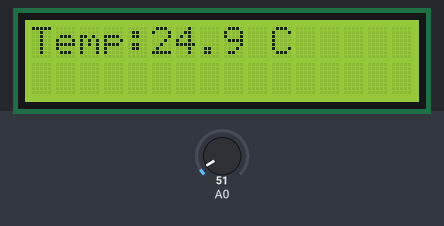
Bench run of a sketch on a simulated Arduino Uno, built with avr-gcc and run on an emulated ATmega328P. On the bench: 16×2 character LCD. The inputs (shaded band) are chosen by the test bench; at power-on: A0 = 51.

Above: at 3.1 s.
3.2 s: A0 set to 61
At 5.9 s:
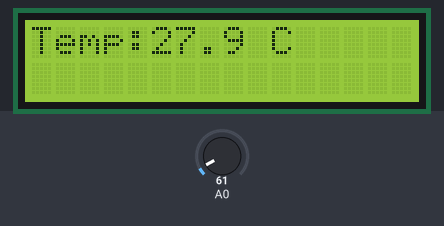
6.2 s: A0 set to 71
At 8.0 s:
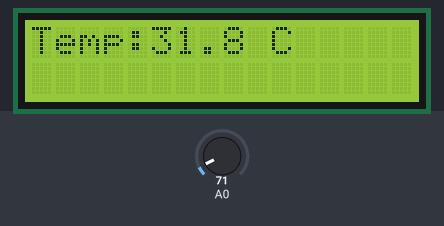
9.0 s: A0 set to 86
At 11.2 s:
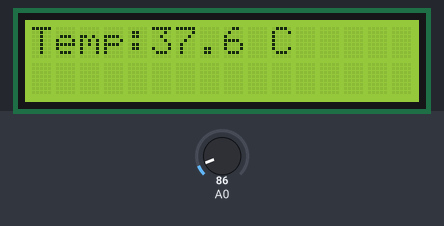
Timing chart, 0 to 12.7 s (numbered marks = the images above; inputs shaded):
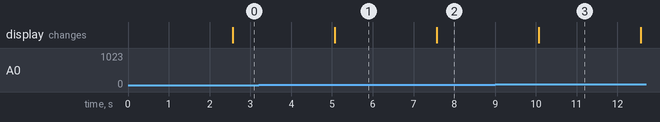

Measured:
- after the input at 3.2 s, the display: changes after 1.9 s (image 1)
- after the input at 6.2 s, the display: changes after 1.4 s (image 2)
- after the input at 9.0 s, the display: changes after 1.1 s (image 3)

The sketch:

TemperaturaLCD.ino
```cpp
#include <LiquidCrystal.h> // Importa la librería para controlar pantallas LCD

// Configura los pines de la pantalla: (RS, Enable, D4, D5, D6, D7)
LiquidCrystal lcd(7, 6, 5, 4, 3, 2);

int SENSOR;          // Variable para almacenar el valor crudo del ADC (0 a 1023)
float TEMPERATURA;   // Variable para el cálculo de la temperatura actual
float SUMA;          // Variable acumuladora para sacar el promedio

void setup() {
  lcd.begin(16, 2);  // Inicializa la pantalla (16 columnas y 2 filas)
}

void loop() {
  SUMA = 0;          // Reiniciamos el acumulador en cada ciclo

  // Ciclo para tomar 5 muestras y suavizar la lectura
  for (int i = 0; i < 5; i++) {
    SENSOR = analogRead(A0); // Lee el voltaje en el pin analógico A0

    // Convierte el valor digital (0-1023) a grados Celsius
    // 5000.0 es el voltaje de referencia en mV (5V)
    // Se divide por 10 porque el sensor LM35 entrega 10mV por cada grado
    TEMPERATURA = ((SENSOR * 5000.0) / 1023) / 10;

    SUMA = TEMPERATURA + SUMA; // Suma la lectura actual al total
    delay(500);                // Espera medio segundo entre lecturas
  }

  // Visualización de resultados
  lcd.setCursor(0, 0);       // Ubica el cursor en la primera fila
  lcd.print("Temp:");        // Escribe el texto "Temp:"

  // Calcula el promedio (SUMA / 5) y lo muestra con 1 decimal
  lcd.print(SUMA / 5.0, 1);

  lcd.print(" C");           // Añade la unidad de medida
}
```
